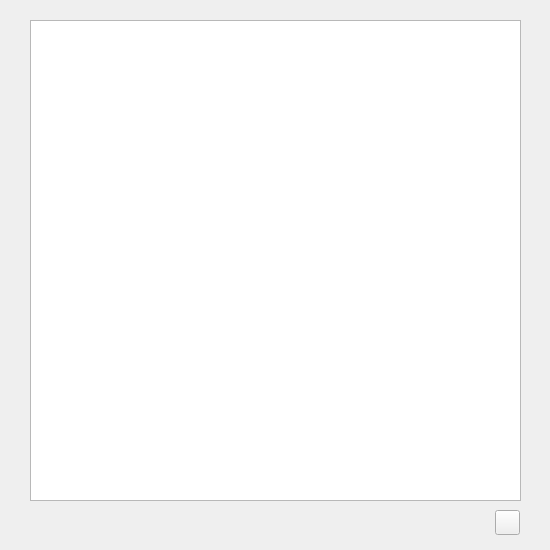
<?xml version="1.0" encoding="UTF-8"?>
<ui version="4.0">
 <class>Form</class>
 <widget class="QWidget" name="Form">
  <property name="geometry">
   <rect>
    <x>0</x>
    <y>0</y>
    <width>550</width>
    <height>550</height>
   </rect>
  </property>
  <property name="windowTitle">
   <string>Employee List</string>
  </property>
  <widget class="QTextBrowser" name="showlist">
   <property name="geometry">
    <rect>
     <x>30</x>
     <y>20</y>
     <width>491</width>
     <height>481</height>
    </rect>
   </property>
   <property name="font">
    <font>
     <family>Microsoft Sans Serif</family>
     <pointsize>10</pointsize>
     <weight>50</weight>
     <bold>false</bold>
    </font>
   </property>
  </widget>
  <widget class="QPushButton" name="closebutton">
   <property name="geometry">
    <rect>
     <x>495</x>
     <y>510</y>
     <width>25</width>
     <height>25</height>
    </rect>
   </property>
   <property name="font">
    <font>
     <family>Microsoft Sans Serif</family>
     <pointsize>10</pointsize>
     <weight>50</weight>
     <bold>false</bold>
    </font>
   </property>
   <property name="text">
    <string/>
   </property>
   <property name="icon">
    <iconset>
     <normaloff>pic/exit.png</normaloff>pic/exit.png</iconset>
   </property>
   <property name="iconSize">
    <size>
     <width>25</width>
     <height>25</height>
    </size>
   </property>
  </widget>
 </widget>
 <resources/>
 <connections/>
</ui>
